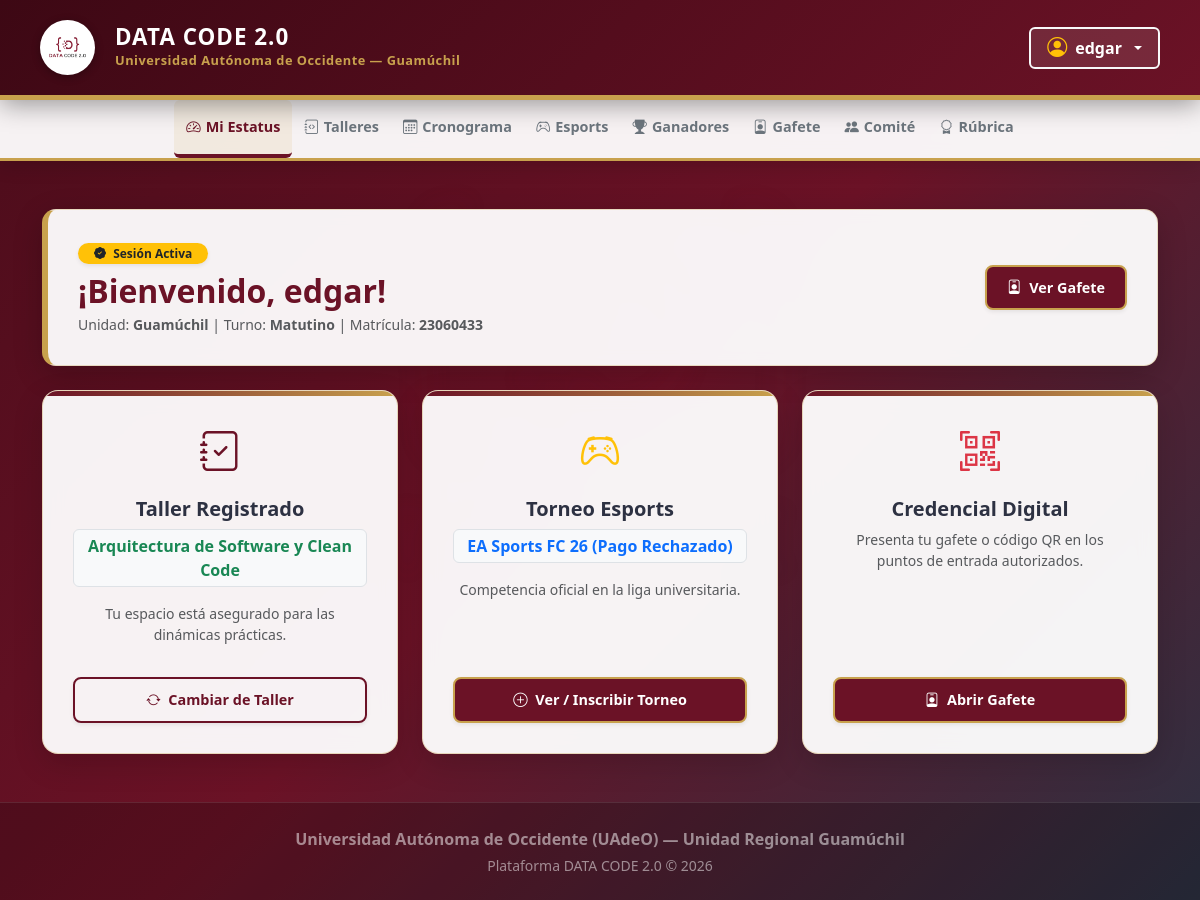
Screenshot of /dashboard/23060433 with the database file from the repository.
### tables this page shows
CREATE TABLE alumnos (
            id INTEGER PRIMARY KEY AUTOINCREMENT,
            nombre TEXT NOT NULL,
            matricula TEXT UNIQUE NOT NULL,
            contrasena TEXT NOT NULL,
            turno TEXT NOT NULL,
            unidad_regional TEXT DEFAULT 'Guamúchil',
            taller TEXT DEFAULT 'Pendiente de Asignación',
            torneo TEXT DEFAULT 'Sin torneo inscrito'
        );

### app.py (the view)
@app.route('/dashboard/<matricula>', methods=['GET'])
def dashboard(matricula):
    session['matricula_alumno'] = matricula
    conn = get_db_connection()
    alumno = conn.execute('SELECT * FROM alumnos WHERE matricula = ?', (matricula,)).fetchone()
    if alumno is None:
        conn.close()
        return redirect(url_for('inscripcion'))
    talleres_raw = conn.execute('SELECT * FROM talleres').fetchall()
    talleres = []
    for t in talleres_raw:
        inscritos_query = conn.execute('SELECT COUNT(*) FROM alumnos WHERE taller = ?', (t['titulo'],)).fetchone()
        inscritos = inscritos_query[0] if inscritos_query else 0
        limite = t['limite_cupo'] if 'limite_cupo' in t and t['limite_cupo'] is not None else 30
        taller_dict = {
            'id': t['id'],
            'titulo': t['titulo'],
            'cupo': t['cupo'],
            'limite_cupo': limite,
            'descripcion': t['descripcion'],
            'requisitos': t['requisitos'],
            'lugar': t['lugar'],
            'fecha': t['fecha'],
            'horario': t['horario'],
            'responsable': t['responsable'],
            'inscritos': inscritos,
            'lugares_disponibles': limite - inscritos
        }
        talleres.append(taller_dict)
    conn.close()
    return render_template('dashboard.html', alumno=alumno, talleres=talleres)

### app.py (called while the page is built)
def get_db_connection():
    conn = sqlite3.connect('database.db')
    conn.row_factory = sqlite3.Row
    return conn

### templates/dashboard.html (shortened to what this page needs)
<!DOCTYPE html>
<html lang="es">
<head>
    <link href="https://cdn.jsdelivr.net/npm/bootstrap@5.3.0/dist/css/bootstrap.min.css" rel="stylesheet">
    <link rel="stylesheet" href="https://cdn.jsdelivr.net/npm/bootstrap-icons@1.11.1/font/bootstrap-icons.css">
</head>
<body>
    <header class="header-extendido sticky-top">
        <a href="/inicio" class="header-logo-container">
            <img src="{{ url_for('static', filename='lince.png') }}" alt="Logo UAdeO" onerror="this.src='https://upload.wikimedia.org/wikipedia/commons/4/47/Logo_UADEO.png'">
            <div>
                <h1 class="header-titulo">DATA CODE 2.0</h1>
                <p class="header-subtitulo">Universidad Autónoma de Occidente — Guamúchil</p>
            </div>
        </a>
        <div class="d-flex align-items-center gap-3">
            <div class="dropdown">
                <button class="btn btn-outline-light dropdown-toggle border-2 px-3 py-1 text-white fw-bold d-flex align-items-center gap-2" type="button" id="perfilDropdown" data-bs-toggle="dropdown" aria-expanded="false" style="background: rgba(255,255,255,0.1);">
                    <i class="bi bi-person-circle text-warning fs-5"></i> <span>{{ alumno['nombre'] }}</span>
                </button>
            </div>
        </div>
    </header>
    <nav class="nav-categorias sticky-top" style="top: 95px;">
        <div class="container">
            <ul class="nav nav-pills justify-content-center align-items-center" id="dashboardTabs" role="tablist">
                <li class="nav-item">
                    <button class="nav-link active" id="tab-estatus" data-bs-toggle="pill" data-bs-target="#content-estatus" type="button" role="tab">
                        <i class="bi bi-speedometer2"></i> Mi Estatus
                    </button>
                </li>
                <li class="nav-item">
                    <button class="nav-link" id="tab-talleres" data-bs-toggle="pill" data-bs-target="#content-talleres" type="button" role="tab">
                        <i class="bi bi-journal-code"></i> Talleres
                    </button>
                </li>
                <li class="nav-item">
                    <a class="menu-enlace" href="/cronograma">
                        <i class="bi bi-calendar3"></i> Cronograma
                    </a>
                </li>
                <li class="nav-item">
                    <a class="menu-enlace" href="/torneo">
                        <i class="bi bi-controller"></i> Esports
                    </a>
                </li>
                <li class="nav-item">
                    <a class="menu-enlace" href="/ganadores">
                        <i class="bi bi-trophy-fill"></i> Ganadores
                    </a>
                </li>
                <li class="nav-item">
                    <a class="menu-enlace" href="/gafete/{{ alumno['matricula'] }}">
                        <i class="bi bi-person-badge"></i> Gafete
                    </a>
                </li>
                <li class="nav-item">
                    <a class="menu-enlace" href="/comite">
                        <i class="bi bi-people-fill"></i> Comité
                    </a>
                </li>
                <li class="nav-item">
                    <a class="menu-enlace" href="/rubrica">
                        <i class="bi bi-award"></i> Rúbrica
                    </a>
                </li>
            </ul>
        </div>
    </nav>
    <div class="container py-5 my-auto">
        <div class="tab-content" id="dashboardContent">
            <div class="tab-pane fade show active" id="content-estatus" role="tabpanel">
                <div class="row mb-4">
                    <div class="col-12">
                        <div class="bienvenida-banner d-flex flex-column flex-md-row justify-content-between align-items-md-center gap-3">
                            <div>
                                <span class="badge bg-warning text-dark px-3 py-1 rounded-pill fw-bold mb-2 small shadow-sm">
                                    <i class="bi bi-patch-check-fill me-1"></i> Sesión Activa
                                </span>
                                <h2 class="fw-bold mb-1" style="color: var(--uadeo-guinda);">¡Bienvenido, {{ alumno['nombre'] }}!</h2>
                                <p class="text-muted mb-0 small">Unidad: <strong>{{ alumno['unidad_regional'] }}</strong> | Turno: <strong>{{ alumno['turno'] }}</strong> | Matrícula: <strong>{{ alumno['matricula'] }}</strong></p>
                            </div>
                            <div class="d-flex gap-2">
                                <a href="/gafete/{{ alumno['matricula'] }}" class="btn btn-uadeo shadow-sm">
                                    <i class="bi bi-person-badge me-1"></i> Ver Gafete
                                </a>
                            </div>
                        </div>
                    </div>
                </div>
                <div class="row g-4">
                    <div class="col-md-4">
                        <div class="tarjeta-panel-moderna text-center d-flex flex-column justify-content-between">
                            <div>
                                <div class="fs-1 mb-3" style="color: var(--uadeo-guinda);"><i class="bi bi-journal-check"></i></div>
                                <h5 class="fw-bold mb-2">Taller Registrado</h5>
                                <p class="text-success fw-bold fs-6 mb-3 px-2 py-1 bg-light rounded border">{{ alumno['taller'] }}</p>
                                <p class="text-muted small">Tu espacio está asegurado para las dinámicas prácticas.</p>
                            </div>
                            <button class="btn btn-outline-uadeo mt-3 shadow-sm w-100" onclick="document.getElementById('tab-talleres').click()">
                                <i class="bi bi-arrow-repeat me-1"></i> Cambiar de Taller
                            </button>
                        </div>
                    </div>
                    <div class="col-md-4">
                        <div class="tarjeta-panel-moderna text-center d-flex flex-column justify-content-between">
                            <div>
                                <div class="fs-1 mb-3 text-warning"><i class="bi bi-controller"></i></div>
                                <h5 class="fw-bold mb-2">Torneo Esports</h5>
                                <p class="text-primary fw-bold fs-6 mb-3 px-2 py-1 bg-light rounded border">{{ alumno['torneo'] if alumno['torneo'] else 'Sin torneo inscrito' }}</p>
                                <p class="text-muted small">Competencia oficial en la liga universitaria.</p>
                            </div>
                            <a href="/torneo" class="btn btn-uadeo mt-3 shadow-sm w-100">
                                <i class="bi bi-plus-circle me-1"></i> Ver / Inscribir Torneo
                            </a>
                        </div>
                    </div>
                    <div class="col-md-4">
                        <div class="tarjeta-panel-moderna text-center d-flex flex-column justify-content-between">
                            <div>
                                <div class="fs-1 mb-3 text-danger"><i class="bi bi-qr-code-scan"></i></div>
                                <h5 class="fw-bold mb-2">Credencial Digital</h5>
                                <p class="text-muted small mb-3">Presenta tu gafete o código QR en los puntos de entrada autorizados.</p>
                            </div>
                            <a href="/gafete/{{ alumno['matricula'] }}" class="btn btn-uadeo mt-3 shadow-sm w-100">
                                <i class="bi bi-person-badge me-1"></i> Abrir Gafete
                            </a>
                        </div>
                    </div>
                </div>
            </div>
        </div>
    </div>
    <footer class="py-4 text-center" style="background: rgba(0, 0, 0, 0.2); border-top: 1px solid rgba(255, 255, 255, 0.1);">
        <div class="container">
            <p class="mb-1 fw-bold text-white-50">Universidad Autónoma de Occidente (UAdeO) — Unidad Regional Guamúchil</p>
            <p class="small mb-0 text-white-50">Plataforma DATA CODE 2.0 © 2026</p>
        </div>
    </footer>
</body>
</html>

### rows the page displays
alumnos: nombre "edgar", unidad_regional "Guamúchil", turno "Matutino", matricula "23060433", taller "Arquitectura de Software y Clean Code", torneo "EA Sports FC 26 (Pago Rechazado)"
